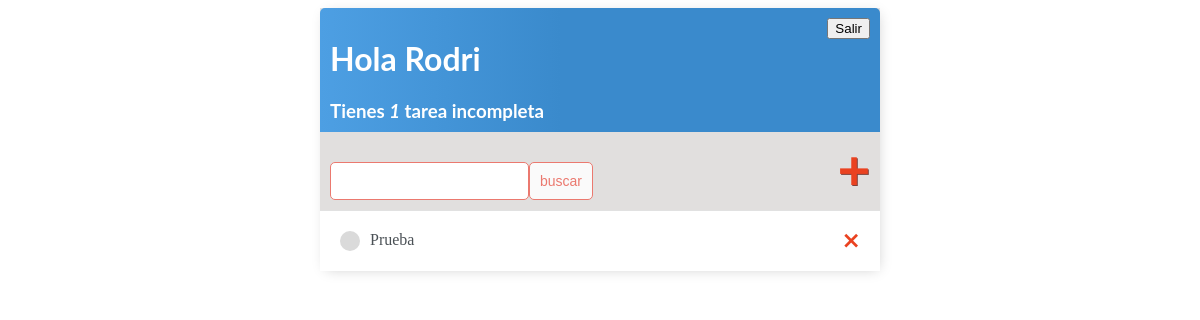
Page / (signed in) on the earlier database version.
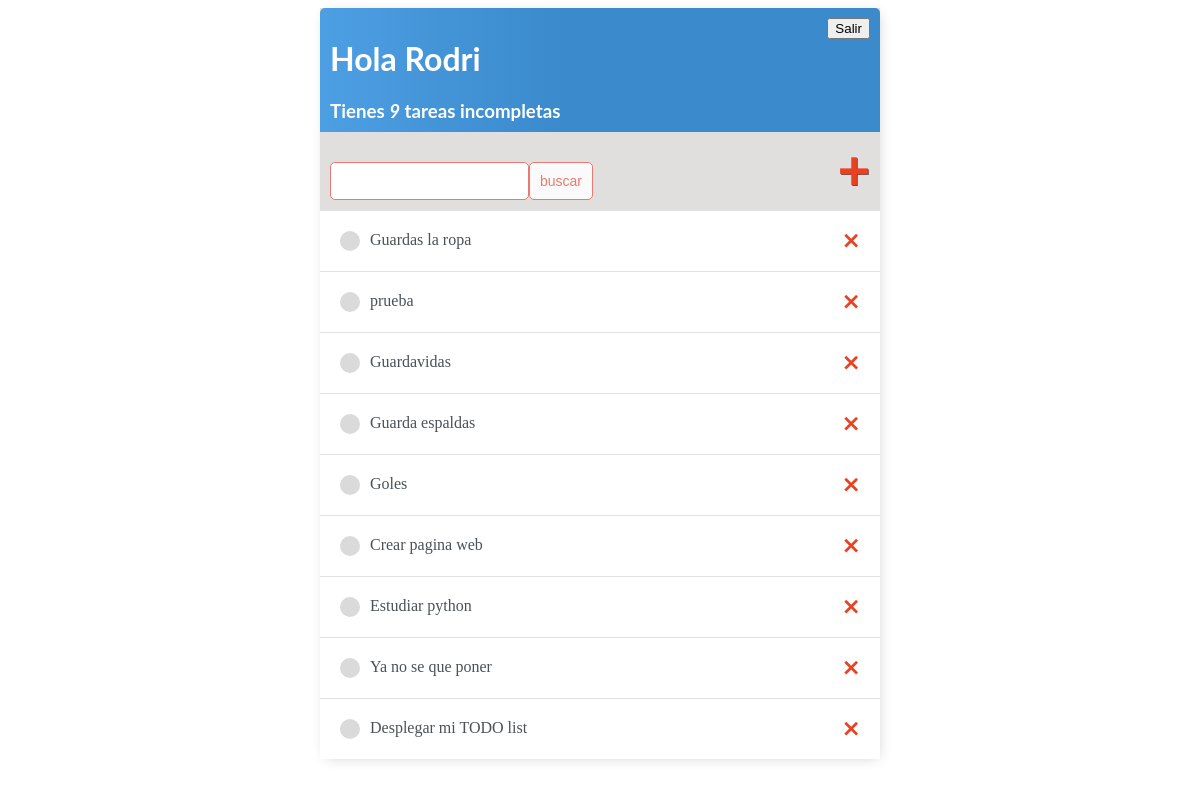
Same page on the later database version.
### base/models.py (models this page shows)
class Tarea(models.Model):
    usuario     = models.ForeignKey(User, on_delete=models.CASCADE, null=True,blank=True)
    titulo      = models.CharField(max_length=200)
    descripcion = models.TextField(null=True,blank=True)
    completo    = models.BooleanField(default=False)
    creado      = models.DateTimeField(auto_now_add= True)
    def __str__(self):
        return self.titulo
    class Meta:
        ordering = ['completo']

### base/views.py (the view)
# urls.py: path('', ListaPendientes.as_view(), name='tareas'),
class ListaPendientes(LoginRequiredMixin,ListView):
    model                       = Tarea
    context_object_name         = 'tareas'
    def get_context_data(self, **kwargs):
        context =  super().get_context_data(**kwargs)
        context ['tareas'] = context ['tareas'].filter(usuario=self.request.user)
        context ['count'] = context ['tareas'].filter(completo=False).count()
        valor_buscado = self.request.GET.get('area-buscar') or ''
        if valor_buscado:
            context ['tareas'] = context ['tareas'].filter(titulo__icontains = valor_buscado)
            context ['valor_buscado'] = valor_buscado
        return context

### base/templates/base/tarea_list.html (shortened to what this page needs)
{% extends "base/principal.html" %}
{% block content %}
<div class="barra-superior">
    <div>
        <h1>Hola {{request.user|title}}</h1>
        <h3 style="margin:0">Tienes <i>{{count}}</i> tarea{{count|pluralize}} incompleta{{count|pluralize}}</h3>
    </div>
{% if request.user.is_authenticated %}
<form action="{% url 'logout' %}" method="post">
    <button type="submit">Salir</button>
</form>
{% else %}
<a href= "{% url 'login' %}">Ingresar</a>
{% endif%}
</div>
<div id="envoltorio-agregar-buscar">
    <form method="GET" style="margin-top: 20px; display: flex;">
        <input type="text" name="area-buscar" value="{{valor_buscado}}">
        <input class='boton' type="submit" value="buscar">
    </form>
    <a id='enlace-agregar' href="{% url 'crear-tarea' %}">&#x1F7A5;</a>
</div>
<div class="envoltorio-items-tarea">
    {% for tarea in tareas %}
    <div class="envoltorio-tarea">
        {% if tarea.completo %}
        <div class="titulo-tarea">
            <div class="icono-tarea-completa"></div>
            <i><s><a href="{% url 'editar-tarea' tarea.id %}">{{tarea}}</a></s></i>
        </div>
        <a class='enlace-eliminar' href="{% url 'eliminar-tarea' tarea.id %}">&#x2A2F;</a>
        {% else %}
        <div class="titulo-tarea">
            <div class="icono-tarea-incompleta"></div>
            <a href="{% url 'editar-tarea' tarea.id %}">{{tarea}}</a>
        </div>
        <a class='enlace-eliminar' href="{% url 'eliminar-tarea' tarea.id %}">&#x2A2F;</a>
        {% endif %}
    </div>
    {% empty %}
    <h3>No hay elementos en esta lista</h3>
    {% endfor %}
</div>
{% endblock content %}

### base/templates/base/principal.html (shortened to what this page needs)
<!DOCTYPE html>
<html lan='es'>
<body>
    <div class='container'>
        {% block content %}
        {% endblock content %}
    </div>
</body>
</html>

### base/templates/base/principal.html (style rules this page uses)
.container { max-width: 560px; margin: auto; background-color: #E1DFDE; -webkit-box-shadow: 2px 2px 13px -4px rgba(0, 0, 0, 0.21); box-shadow: 2px 2px 13px -4px rgba(0, 0, 0, 0.21); }
h1, h2, h3, h4, h5, h6 { font-family: 'Lato', sans-serif; }
a, p { color: #996E66; }
.barra-superior { display: flex; justify-content: space-between; color: #ffffff; padding: 10px; border-radius: 5px 5px 0 0; background: linear-gradient(90deg, #4D9FE3 0%, #3A8ACC 43%, #3A8ACC 100%); }
.envoltorio-tarea { display: flex; align-items: center; justify-content: space-between; padding: 20px; background-color: #ffffff; border-top: 1px solid rgb(225, 225, 225); }
.titulo-tarea { display: flex; }
.titulo-tarea a { text-decoration: none; color: #4B5156; margin-left: 10px; }
.icono-tarea-incompleta { height: 20px; width: 20px; background-color: rgb(218, 218, 218); border-radius: 50px; }
.enlace-eliminar { text-decoration: none; font-weight: 900; color: #EA4220; font-size: 22px; line-height: 0; }
#envoltorio-agregar-buscar { display: flex; justify-content: space-between; align-items: center; padding: 10px; }
#enlace-agregar { color: #EA4220; text-decoration: none; font-size: 42px; text-shadow: 1px 1px #81413B; }
input[type=text], input[type=password], textarea { border: 1px solid #EB796F; border-radius: 5px; padding: 10px; width: 90%; }
.boton { border: 1px solid #EB796F; background-color: #FAFAFA; color: #EB796F; padding: 10px; font-size: 14px; border-radius: 5px; cursor: pointer; text-decoration: none; }

Differences in the rows shown:
changed Tarea: titulo "Prueba" → "Guardas la ropa"
added Tarea: titulo "prueba"
added Tarea: titulo "Guardavidas"
added Tarea: titulo "Guarda espaldas"
added Tarea: titulo "Goles"
added Tarea: titulo "Crear pagina web"
added Tarea: titulo "Estudiar python"
added Tarea: titulo "Ya no se que poner"
added Tarea: titulo "Desplegar mi TODO list"
Other differences:
{{ count }}: "1" → "9"
